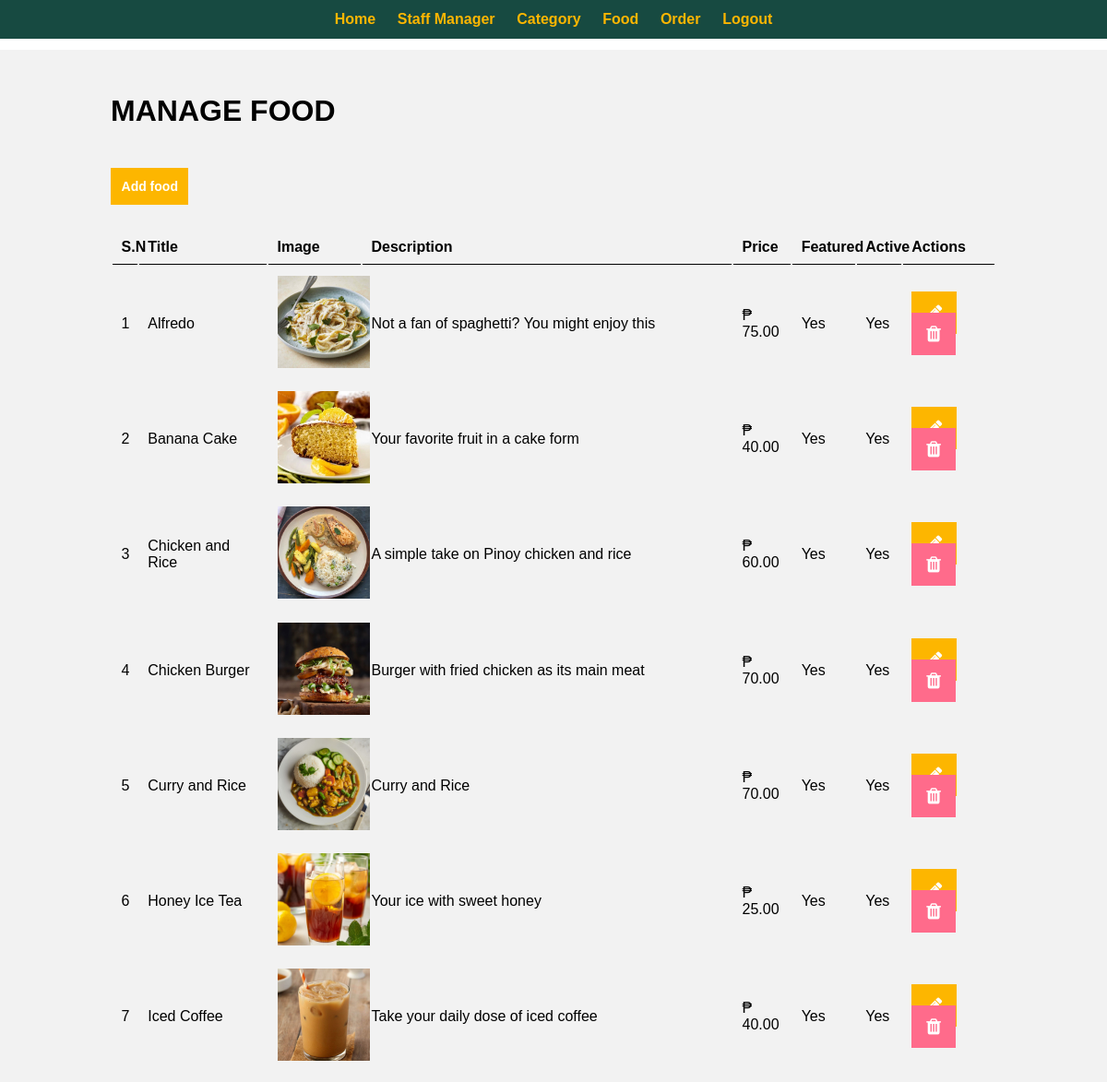
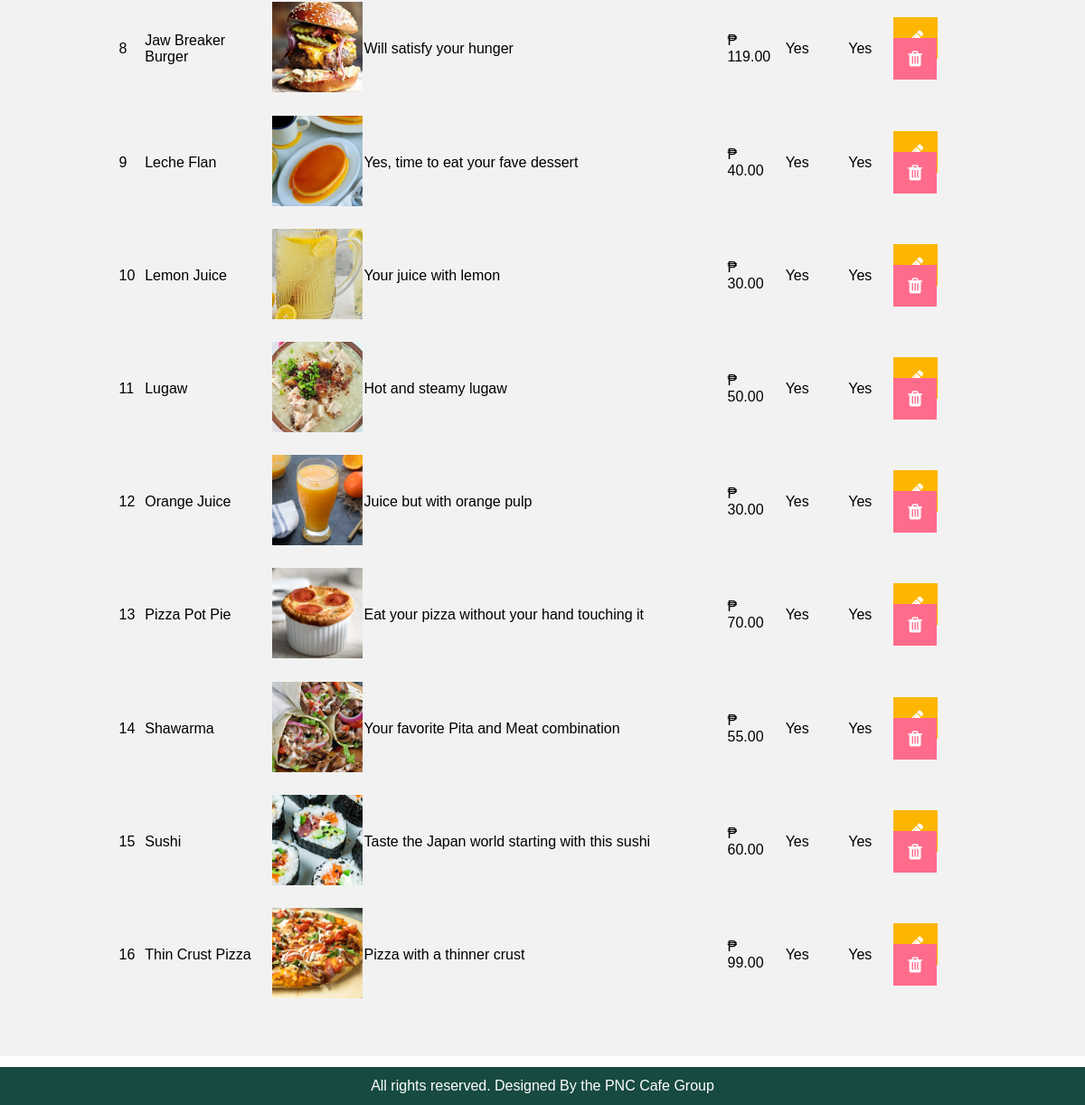
The app's page /food-order/admin/manage-food.php (signed in) with its own data (2 pictures, top to bottom).
### tables this page shows
CREATE TABLE `tbl_food` (
  `id` int(10) UNSIGNED NOT NULL,
  `title` varchar(150) NOT NULL,
  `description` text NOT NULL,
  `price` decimal(10,2) NOT NULL,
  `image_name` varchar(255) NOT NULL,
  `category_id` int(10) UNSIGNED NOT NULL,
  `featured` varchar(10) NOT NULL,
  `active` varchar(10) NOT NULL
);

### food-order/admin/manage-food.php (the view, shortened to what this page needs)
<?php include('partials/menu.php'); ?>
            <div class="main-content">
            <div class=wrapper>
            <h1> MANAGE FOOD</h1> <br><br>
          <link rel="stylesheet" href="https://cdnjs.cloudflare.com/ajax/libs/font-awesome/4.7.0/css/font-awesome.min.css">
          <br>
            <a href="<?php echo SITEURL;?>admin/add-food.php" class="btn-primary">Add food</a>
            <br><br><br>
               <table class="tbl-full">
                    <tr>
                         <th>S.N</th>
                         <th>Title</th>
                         <th>Image</th>
                         <th>Description</th>
                         <th>Price</th>
                         <th>Featured</th>
                         <th>Active</th>
                         <th>Actions</th>
                    </tr>
                    <?php
                    $sql = "SELECT * FROM tbl_food ORDER BY title ASC";
                    $res = mysqli_query($conn, $sql);
                    $count = mysqli_num_rows($res);
                    $sn = 1;
                    if($count>0) {
                         while($rows=mysqli_fetch_assoc($res)) {
                              $id = $rows['id'];
                              $title = $rows['title'];
                              $description = $rows['description'];
                              $price = $rows['price'];
                              $image_name = $rows['image_name'];
                              $featured = $rows['featured'];
                              $active = $rows['active'];
                         ?>
                         <tr>
                         <td><?php echo $sn++;?></td>
                         <td><?php echo $title;?></td>
                         <td><?php
                              if($image_name!="") {
                                   ?>
                                   <img src="<?php echo SITEURL; ?>images/food/<?php echo $image_name; ?>" width="100px">
                                   <?php
                              } else {
                                   echo "<div class='error'>Image not added</div>";
                              }
                         ?></td>
                         <td width="400px"><?php echo $description;?></td>
                         <td>₱ <?php echo $price;?></td>
                         <td><?php echo $featured;?></td>
                         <td><?php echo $active;?></td>
                         <td>
                              <a href="<?php echo SITEURL; ?>admin/update-food.php?id=<?php echo $id;?>" class="btn-primary icon"><i class="fa fa-pencil"></i></a>
                              <a href="<?php echo SITEURL; ?>admin/delete-food.php?id=<?php echo $id; ?>&image_name=<?php echo $image_name; ?>" class="btn-danger icon"><i class="fa fa-trash"></i></a>
                         </td>
                    </tr>
                         <?php
                         }
                    } else {
                         echo "<tr> <td colspan='8' class='error'> Food Not Added Yet.</td></tr>";
                    }
                    ?>
               </table>
          </div>
 </div>
<?php include('partials/footer.php'); ?>

### food-order/css/admin.css (style rules this page uses)
* { margin: 0 0; padding: 0 0; font-family: Arial, Helvetica, sans-serif; }
.wrapper { padding: 1%; width: 80%; margin: 0 auto; }
.tbl-full { width: 100%; }
table tr th { border-bottom: 1px solid black; padding: 1%; text-align: left; }
table tr td { padding: 1%; margin-right: 3% auto; }
.btn-primary { background-color: #FDB600; padding: 1.2%; font-size: 14px; color: white; text-decoration: none; font-weight: bold; width: 30%; }
.btn-danger { background-color: #ff6b8b; padding: 1.2%; font-size: 14px; color: white; text-decoration: none; font-weight: bold; width: 30%; text-align: center; }
.icon { padding: 12px 16px; font-size: 20px; }
.main-content { margin: 1% 0; background-color: #f2f2f2; padding: 3% 0; }

### records on screen
tbl_food: title "Alfredo", image_name (picture), description "Not a fan of spaghetti? You might enjoy this", price "75.00", featured "Yes", active "Yes"
tbl_food: title "Banana Cake", image_name (picture), description "Your favorite fruit in a cake form", price "40.00", featured "Yes", active "Yes"
tbl_food: title "Chicken and Rice", image_name (picture), description "A simple take on Pinoy chicken and rice", price "60.00", featured "Yes", active "Yes"
tbl_food: title "Chicken Burger", image_name (picture), description "Burger with fried chicken as its main meat", price "70.00", featured "Yes", active "Yes"
tbl_food: title "Curry and Rice", image_name (picture), description "Curry and Rice", price "70.00", featured "Yes", active "Yes"
tbl_food: title "Honey Ice Tea", image_name (picture), description "Your ice with sweet honey", price "25.00", featured "Yes", active "Yes"
tbl_food: title "Iced Coffee", image_name (picture), description "Take your daily dose of iced coffee", price "40.00", featured "Yes", active "Yes"
tbl_food: title "Jaw Breaker Burger", image_name (picture), description "Will satisfy your hunger", price "119.00", featured "Yes", active "Yes"
tbl_food: title "Leche Flan", image_name (picture), description "Yes, time to eat your fave dessert", price "40.00", featured "Yes", active "Yes"
tbl_food: title "Lemon Juice", image_name (picture), description "Your juice with lemon", price "30.00", featured "Yes", active "Yes"
tbl_food: title "Lugaw", image_name (picture), description "Hot and steamy lugaw", price "50.00", featured "Yes", active "Yes"
tbl_food: title "Orange Juice", image_name (picture), description "Juice but with orange pulp", price "30.00", featured "Yes", active "Yes"
tbl_food: title "Pizza Pot Pie", image_name (picture), description "Eat your pizza without your hand touching it", price "70.00", featured "Yes", active "Yes"
tbl_food: title "Shawarma", image_name (picture), description "Your favorite Pita and Meat combination", price "55.00", featured "Yes", active "Yes"
tbl_food: title "Sushi", image_name (picture), description "Taste the Japan world starting with this sushi", price "60.00", featured "Yes", active "Yes"
tbl_food: title "Thin Crust Pizza", image_name (picture), description "Pizza with a thinner crust", price "99.00", featured "Yes", active "Yes"
